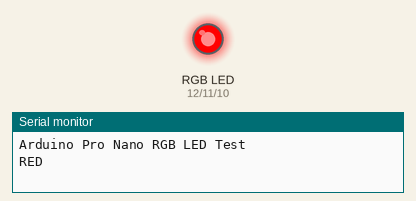
This sketch was run on a simulated Arduino Nano, built with avr-gcc and run on an emulated ATmega328P. Parts: an RGB LED mixed from three pins (HIGH = lit), the last lines printed to the serial monitor.

Above: at 0.5 s.
At 2.5 s:
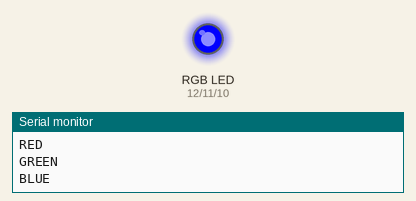
At 3.5 s:
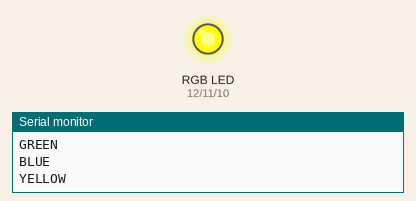
At 4.5 s:
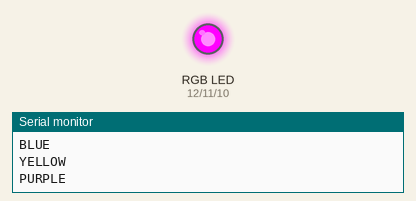
At 6.5 s:
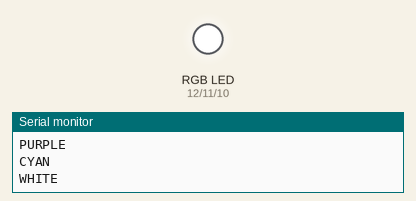
At 8.5 s:
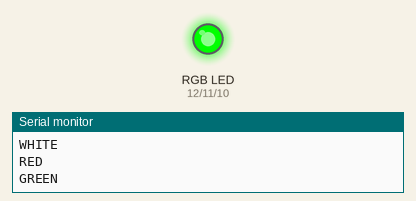
Timing chart, 0 to 9.1 s (numbered marks = the images above):
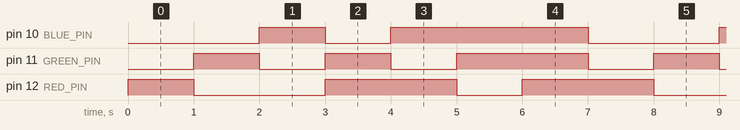

The sketch:

rgb_led.ino
```cpp
/*
 * Arduino Pro Nano RGB LED Test
 *
 * This sketch cycles an RGB LED through different colors
 * with a 1 second delay between changes.
 *
 * Pin Connections:
 * D12 - Red
 * D11 - Green
 * D10 - Blue
 * D9 - GND (set as OUTPUT and LOW)
 */

// Define pins
const int RED_PIN = 12;
const int GREEN_PIN = 11;
const int BLUE_PIN = 10;
const int GND_PIN = 9;

// Delay between color changes (in millisecodconds)
const int DELAY_TIME = 1000;

void setup()
{
    // Initialize all pins as outputs
    pinMode(RED_PIN, OUTPUT);
    pinMode(GREEN_PIN, OUTPUT);
    pinMode(BLUE_PIN, OUTPUT);
    pinMode(GND_PIN, OUTPUT);

    // Set GND pin LOW
    digitalWrite(GND_PIN, LOW);

    // Start serial communication for debugging
    Serial.begin(9600);
    Serial.println("Arduino Pro Nano RGB LED Test");
}

void loop()
{
    // Red
    setColor(HIGH, LOW, LOW);
    Serial.println("RED");
    delay(DELAY_TIME);

    // Green
    setColor(LOW, HIGH, LOW);
    Serial.println("GREEN");
    delay(DELAY_TIME);

    // Blue
    setColor(LOW, LOW, HIGH);
    Serial.println("BLUE");
    delay(DELAY_TIME);

    // Yellow (Red + Green)
    setColor(HIGH, HIGH, LOW);
    Serial.println("YELLOW");
    delay(DELAY_TIME);

    // Purple (Red + Blue)
    setColor(HIGH, LOW, HIGH);
    Serial.println("PURPLE");
    delay(DELAY_TIME);

    // Cyan (Green + Blue)
    setColor(LOW, HIGH, HIGH);
    Serial.println("CYAN");
    delay(DELAY_TIME);

    // White (All colors)
    setColor(HIGH, HIGH, HIGH);
    Serial.println("WHITE");
    delay(DELAY_TIME);
}

// Function to set RGB color
void setColor(bool red, bool green, bool blue)
{
    digitalWrite(RED_PIN, red);
    digitalWrite(GREEN_PIN, green);
    digitalWrite(BLUE_PIN, blue);
}
```

Measured:
- by itself, pin 10 (BLUE_PIN): repeats every 7.0 s: LOW 1.0 s, HIGH 3.0 s, LOW 2.0 s, HIGH 1.0 s
- by itself, pin 11 (GREEN_PIN): repeats every 7.0 s: LOW 1.0 s, HIGH 1.0 s, LOW 1.0 s, HIGH 2.0 s, LOW 1.0 s, HIGH 1.0 s
- by itself, pin 12 (RED_PIN): repeats every 7.0 s: LOW 2.0 s, HIGH 2.0 s, LOW 1.0 s, HIGH 2.0 s
